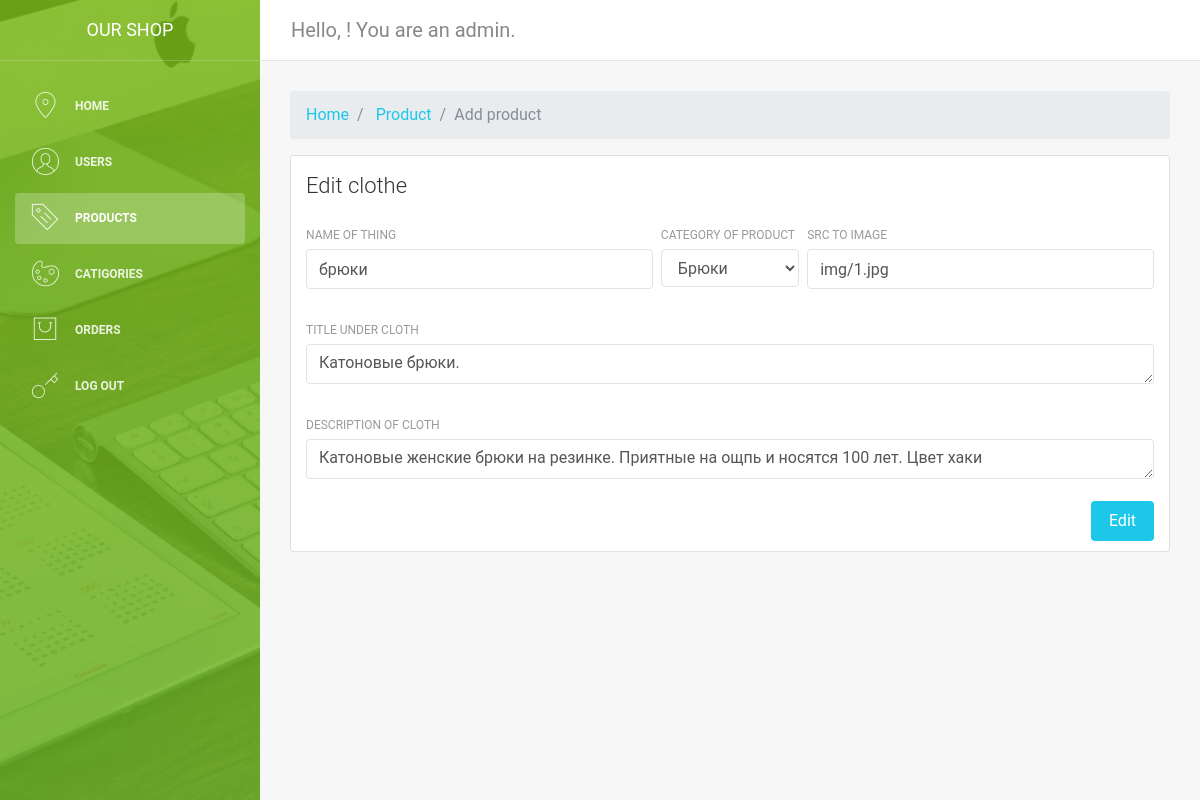
Page /admin/options/products/edit.php?id=1 on the committed database.
### tables this page shows
CREATE TABLE `products` (
  `id` int(11) NOT NULL,
  `title` varchar(255) NOT NULL,
  `price` int(11) NOT NULL,
  `description` text NOT NULL,
  `content` text NOT NULL,
  `category_id` int(11) NOT NULL,
  `image` varchar(255) NOT NULL
);

CREATE TABLE `category` (
  `id` int(11) NOT NULL,
  `title` varchar(255) NOT NULL
);

### admin/options/products/edit.php (the view, shortened to what this page needs)
<?php
include $_SERVER['DOCUMENT_ROOT'] . "/configs/db.php";
include $_SERVER['DOCUMENT_ROOT'] . "/admin/parts/head.php";
if(isset($_GET)){
        $findSql = "SELECT * FROM products WHERE id = " . $_GET["id"];
        $findResult = mysqli_query($connect, $findSql);
        $product = mysqli_fetch_assoc($findResult);
}
?>
<nav aria-label="breadcrumb">
  <ol class="breadcrumb">
    <li class="breadcrumb-item">
	 	<a href="/">Home</a>
	 </li>
    <li class="breadcrumb-item">
	 	<a href='/admin/products.php'>Product</a>
	 </li>
    <li class="breadcrumb-item active" aria-current="page">Add product</li>
  </ol>
</nav>
<div class="row">
    <div class="col-md-12">
        <div class="card">
            <div class="card-header">
                <h4 class="card-title">Edit clothe</h4>
            </div>
            <div class="card-body">
                <form method="POST" action="/admin/options/products/edit.php" id="edit-product-form">
                    <div class="row">
                        <div class="col-md-5 pr-1">
                            <div class="form-group">
                                <label>Name of thing</label>
                                <input type="text" class="form-control" name="cloth-name" value="<?php echo $product["title"]?>" placeholder="T-shirt">
                            </div>
                        </div>
                        <div class="col-md-2 px-1">
                            <div class="form-group">
                                <label>Category of product</label>
                                <select name="cloth-category" class="form-control" id="exampleFormControlSelect1">
                                <?php
                                    $productCategory = "SELECT * FROM  category WHERE id=" . $product["category_id"];
                                    $prodCategResult = mysqli_query($connect, $productCategory);
                                    $category = mysqli_fetch_assoc($prodCategResult);
                                ?>
                                    <option value="<?php echo $product["category_id"]?>"><?php echo $category["title"]?></option>
                                </select>
                            </div>
                        </div>
                        <div class="col-md-5 pl-1">
                            <div class="form-group">
                                <label for="exampleInputEmail1">Src to image</label>
                                <input type="text" class="form-control" name="cloth-img" value="<?php echo $product["image"]?>" placeholder="/img/2.jpg">
                            </div>
                        </div>
                    </div>
                    <div class="row">
                        <div class="col-md-12">
                            <div class="form-group">
                                <label>Title under cloth</label>
                                <textarea rows="4" cols="80" class="form-control" name="cloth-title" placeholder="Here can be a title"><?php echo $product["description"]?></textarea>
                            </div>
                        </div>
                    </div>
                    <div class="row">
                        <div class="col-md-12">
                            <div class="form-group">
                                <label>Description of cloth</label>
                                <textarea rows="4" cols="80" class="form-control" name="cloth-description" placeholder="Here can be a description"><?php echo $product["content"]?></textarea>
                            </div>
                        </div>
                    </div>
                    <button type="submit" name="edit-product" class="btn btn-info btn-fill pull-right">Edit</button>
                    <div class="clearfix"></div>
                </form>
            </div>
        </div>
    </div>
</div>
<?php
    include "../../parts/footer.php";
?>

### rows in the picture
products: cloth-name "брюки", cloth-img "img/1.jpg", cloth-title "Катоновые брюки.", cloth-description "Катоновые женские брюки на резинке. Приятные на ощпь и носятся 100 лет. Цвет хаки"
category: cloth-category "Брюки"
